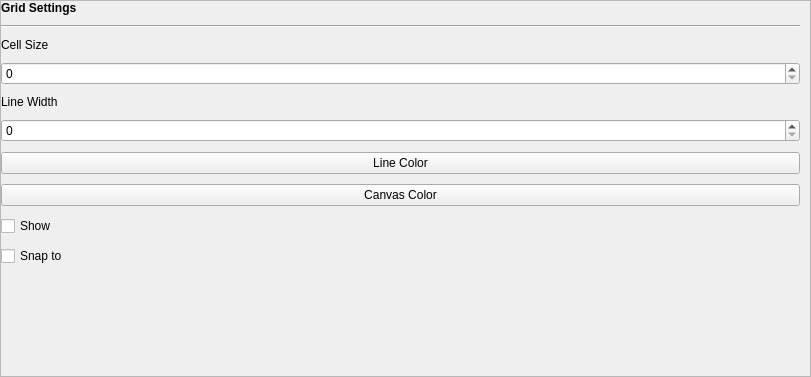
<?xml version="1.0" encoding="UTF-8"?>
<ui version="4.0">
 <class>grid_preferences</class>
 <widget class="QWidget" name="grid_preferences">
  <property name="geometry">
   <rect>
    <x>0</x>
    <y>0</y>
    <width>811</width>
    <height>377</height>
   </rect>
  </property>
  <property name="windowTitle">
   <string>Form</string>
  </property>
  <layout class="QGridLayout" name="gridLayout_2">
   <property name="leftMargin">
    <number>0</number>
   </property>
   <property name="topMargin">
    <number>0</number>
   </property>
   <property name="rightMargin">
    <number>0</number>
   </property>
   <property name="bottomMargin">
    <number>0</number>
   </property>
   <property name="spacing">
    <number>0</number>
   </property>
   <item row="0" column="0">
    <widget class="QScrollArea" name="scrollArea">
     <property name="widgetResizable">
      <bool>true</bool>
     </property>
     <widget class="QWidget" name="scrollAreaWidgetContents">
      <property name="geometry">
       <rect>
        <x>0</x>
        <y>0</y>
        <width>809</width>
        <height>375</height>
       </rect>
      </property>
      <layout class="QGridLayout" name="gridLayout">
       <property name="leftMargin">
        <number>0</number>
       </property>
       <property name="topMargin">
        <number>0</number>
       </property>
       <property name="rightMargin">
        <number>10</number>
       </property>
       <property name="bottomMargin">
        <number>0</number>
       </property>
       <property name="horizontalSpacing">
        <number>0</number>
       </property>
       <property name="verticalSpacing">
        <number>10</number>
       </property>
       <item row="2" column="0">
        <widget class="QLabel" name="label">
         <property name="font">
          <font>
           <bold>false</bold>
          </font>
         </property>
         <property name="text">
          <string>Cell Size</string>
         </property>
        </widget>
       </item>
       <item row="5" column="0">
        <widget class="QSpinBox" name="grid_line_width_spinbox"/>
       </item>
       <item row="7" column="0">
        <widget class="QPushButton" name="canvas_color">
         <property name="text">
          <string>Canvas Color</string>
         </property>
        </widget>
       </item>
       <item row="0" column="0">
        <widget class="QLabel" name="label_3">
         <property name="font">
          <font>
           <bold>true</bold>
          </font>
         </property>
         <property name="text">
          <string>Grid Settings</string>
         </property>
        </widget>
       </item>
       <item row="8" column="0">
        <widget class="QCheckBox" name="show_grid_checkbox">
         <property name="font">
          <font>
           <bold>false</bold>
          </font>
         </property>
         <property name="text">
          <string>Show</string>
         </property>
        </widget>
       </item>
       <item row="6" column="0">
        <widget class="QPushButton" name="gridLineColorButton">
         <property name="text">
          <string>Line Color</string>
         </property>
        </widget>
       </item>
       <item row="10" column="0">
        <spacer name="verticalSpacer">
         <property name="orientation">
          <enum>Qt::Orientation::Vertical</enum>
         </property>
         <property name="sizeHint" stdset="0">
          <size>
           <width>20</width>
           <height>40</height>
          </size>
         </property>
        </spacer>
       </item>
       <item row="9" column="0">
        <widget class="QCheckBox" name="snap_to_grid_checkbox">
         <property name="font">
          <font>
           <bold>false</bold>
          </font>
         </property>
         <property name="text">
          <string>Snap to</string>
         </property>
        </widget>
       </item>
       <item row="4" column="0">
        <widget class="QLabel" name="label_2">
         <property name="font">
          <font>
           <bold>false</bold>
          </font>
         </property>
         <property name="text">
          <string>Line Width</string>
         </property>
        </widget>
       </item>
       <item row="3" column="0">
        <widget class="QSpinBox" name="grid_size_spinbox">
         <property name="maximum">
          <number>512</number>
         </property>
        </widget>
       </item>
       <item row="1" column="0">
        <widget class="Line" name="line">
         <property name="orientation">
          <enum>Qt::Orientation::Horizontal</enum>
         </property>
        </widget>
       </item>
      </layout>
     </widget>
    </widget>
   </item>
  </layout>
 </widget>
 <resources/>
 <connections>
  <connection>
   <sender>grid_size_spinbox</sender>
   <signal>valueChanged(int)</signal>
   <receiver>grid_preferences</receiver>
   <slot>grid_size_changed(int)</slot>
   <hints>
    <hint type="sourcelabel">
     <x>37</x>
     <y>41</y>
    </hint>
    <hint type="destinationlabel">
     <x>20</x>
     <y>-13</y>
    </hint>
   </hints>
  </connection>
  <connection>
   <sender>grid_line_width_spinbox</sender>
   <signal>valueChanged(int)</signal>
   <receiver>grid_preferences</receiver>
   <slot>line_width_changed(int)</slot>
   <hints>
    <hint type="sourcelabel">
     <x>98</x>
     <y>104</y>
    </hint>
    <hint type="destinationlabel">
     <x>94</x>
     <y>-11</y>
    </hint>
   </hints>
  </connection>
  <connection>
   <sender>gridLineColorButton</sender>
   <signal>clicked()</signal>
   <receiver>grid_preferences</receiver>
   <slot>action_button_clicked_grid_line_color()</slot>
   <hints>
    <hint type="sourcelabel">
     <x>236</x>
     <y>137</y>
    </hint>
    <hint type="destinationlabel">
     <x>227</x>
     <y>-11</y>
    </hint>
   </hints>
  </connection>
  <connection>
   <sender>canvas_color</sender>
   <signal>clicked()</signal>
   <receiver>grid_preferences</receiver>
   <slot>action_button_clicked_canvas_color()</slot>
   <hints>
    <hint type="sourcelabel">
     <x>262</x>
     <y>165</y>
    </hint>
    <hint type="destinationlabel">
     <x>294</x>
     <y>5</y>
    </hint>
   </hints>
  </connection>
  <connection>
   <sender>show_grid_checkbox</sender>
   <signal>toggled(bool)</signal>
   <receiver>grid_preferences</receiver>
   <slot>action_toggled_show_grid(bool)</slot>
   <hints>
    <hint type="sourcelabel">
     <x>45</x>
     <y>190</y>
    </hint>
    <hint type="destinationlabel">
     <x>175</x>
     <y>4</y>
    </hint>
   </hints>
  </connection>
  <connection>
   <sender>snap_to_grid_checkbox</sender>
   <signal>toggled(bool)</signal>
   <receiver>grid_preferences</receiver>
   <slot>action_toggled_snap_to_grid(bool)</slot>
   <hints>
    <hint type="sourcelabel">
     <x>87</x>
     <y>221</y>
    </hint>
    <hint type="destinationlabel">
     <x>140</x>
     <y>0</y>
    </hint>
   </hints>
  </connection>
 </connections>
 <slots>
  <slot>size_changed(int)</slot>
  <slot>line_width_changed(int)</slot>
  <slot>action_button_clicked_grid_line_color()</slot>
  <slot>action_button_clicked_canvas_color()</slot>
  <slot>action_toggled_show_grid(bool)</slot>
  <slot>action_toggled_snap_to_grid(bool)</slot>
 </slots>
</ui>
